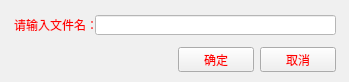
<?xml version="1.0" encoding="UTF-8"?>
<ui version="4.0">
 <class>renameForm</class>
 <widget class="QWidget" name="renameForm">
  <property name="geometry">
   <rect>
    <x>0</x>
    <y>0</y>
    <width>349</width>
    <height>82</height>
   </rect>
  </property>
  <property name="windowTitle">
   <string>重命名</string>
  </property>
  <property name="styleSheet">
   <string notr="true">background-color: rgb(240, 240, 240);
color: rgb(255, 0, 0);</string>
  </property>
  <widget class="QLineEdit" name="renameedit">
   <property name="geometry">
    <rect>
     <x>95</x>
     <y>15</y>
     <width>241</width>
     <height>20</height>
    </rect>
   </property>
   <property name="styleSheet">
    <string notr="true">color: rgb(255, 0, 255);
background-color: rgb(255, 255, 255);</string>
   </property>
  </widget>
  <widget class="QLabel" name="renamelabel">
   <property name="geometry">
    <rect>
     <x>14</x>
     <y>17</y>
     <width>81</width>
     <height>16</height>
    </rect>
   </property>
   <property name="text">
    <string>请输入文件名：</string>
   </property>
  </widget>
  <widget class="QWidget" name="layoutWidget">
   <property name="geometry">
    <rect>
     <x>178</x>
     <y>47</y>
     <width>158</width>
     <height>25</height>
    </rect>
   </property>
   <layout class="QHBoxLayout" name="horizontalLayout">
    <item>
     <widget class="QPushButton" name="renameButton">
      <property name="styleSheet">
       <string notr="true"/>
      </property>
      <property name="text">
       <string>确定</string>
      </property>
     </widget>
    </item>
    <item>
     <widget class="QPushButton" name="pushButton_2">
      <property name="text">
       <string>取消</string>
      </property>
     </widget>
    </item>
   </layout>
  </widget>
 </widget>
 <resources/>
 <connections>
  <connection>
   <sender>pushButton_2</sender>
   <signal>clicked()</signal>
   <receiver>renameForm</receiver>
   <slot>close()</slot>
   <hints>
    <hint type="sourcelabel">
     <x>304</x>
     <y>60</y>
    </hint>
    <hint type="destinationlabel">
     <x>343</x>
     <y>71</y>
    </hint>
   </hints>
  </connection>
 </connections>
</ui>
